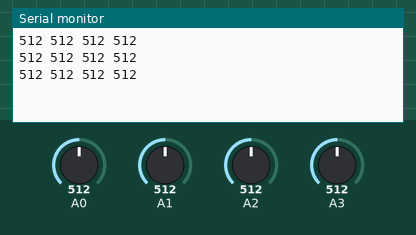
This sketch was run on a simulated Arduino Nano, built with avr-gcc and run on an emulated ATmega328P. Parts: the last lines printed to the serial monitor. The test bench sets the inputs (shaded band); at power-on: A0 = 512, A1 = 512, A2 = 512, A3 = 512.

Above: at 1.3 s.
1.4 s: A0 set to 716
At 1.9 s:
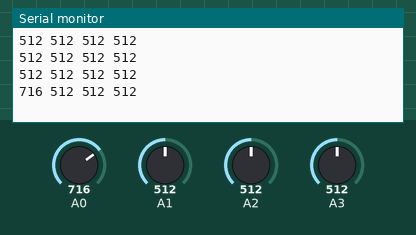
2.9 s: A1 set to 716
At 3.4 s:
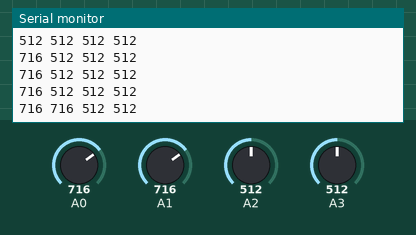
4.4 s: A2 set to 716
At 4.9 s:
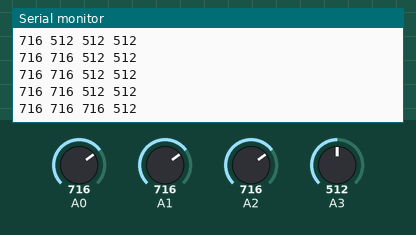
5.9 s: A3 set to 716
At 6.4 s:
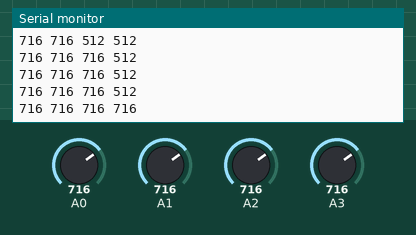
7.4 s: A0 set to 992
At 7.9 s:
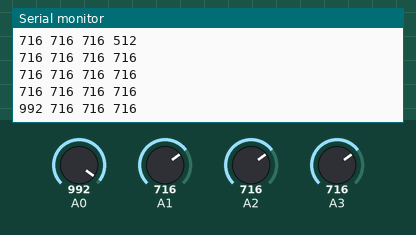
8.9 s: A1 set to 992
At 9.4 s:
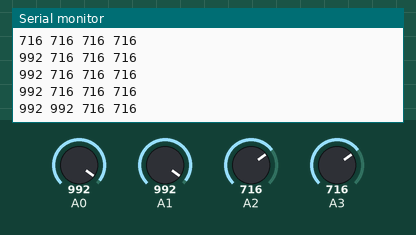
Timing chart, 0 to 11.4 s (numbered marks = the images above; inputs shaded):
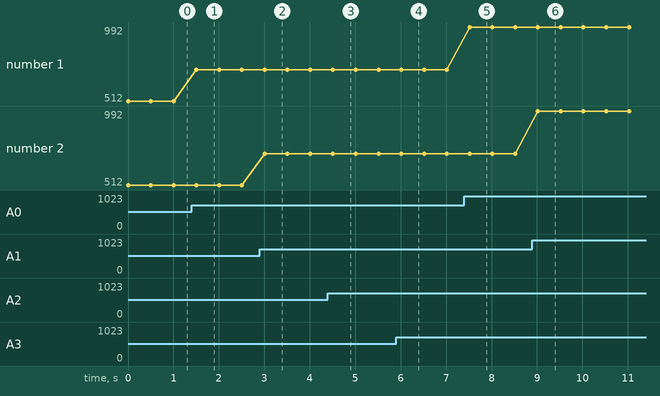

Measured:
- after the input at 1.4 s, the serial monitor: prints a new line after 0.10 s (image 1)
- after the input at 2.9 s, the serial monitor: prints a new line after 0.11 s (image 2)
- after the input at 4.4 s, the serial monitor: prints a new line after 0.11 s (image 3)
- after the input at 5.9 s, the serial monitor: prints a new line after 0.11 s (image 4)
- after the input at 7.4 s, the serial monitor: prints a new line after 0.12 s (image 5)
- after the input at 8.9 s, the serial monitor: prints a new line after 0.12 s (image 6)
- plotted number 1: 512 → 716 after the input at 1.4 s, 716 → 992 after the input at 7.4 s

The sketch:

BlackDump.ino
```cpp
/*
Arduino nano ATmega328 on COM7
This program just reads the 4 analog inputs on the black side
to get readings on what the sensors see when on,off, and also in a room
*/

// the setup routine runs once when you press reset:
void setup()  {
  //setup com port to receive data
  Serial.begin(115200);
}

//main loop
void loop()  {
  int i;
  //cycle through first four analog inputs
  for (i = 0; i <= 3; i++) {
    Serial.print(analogRead(i));
    Serial.print(" ");
  }
  // print new line
  Serial.println();
  // 1/2 second delay
  delay( 500);
}
```
